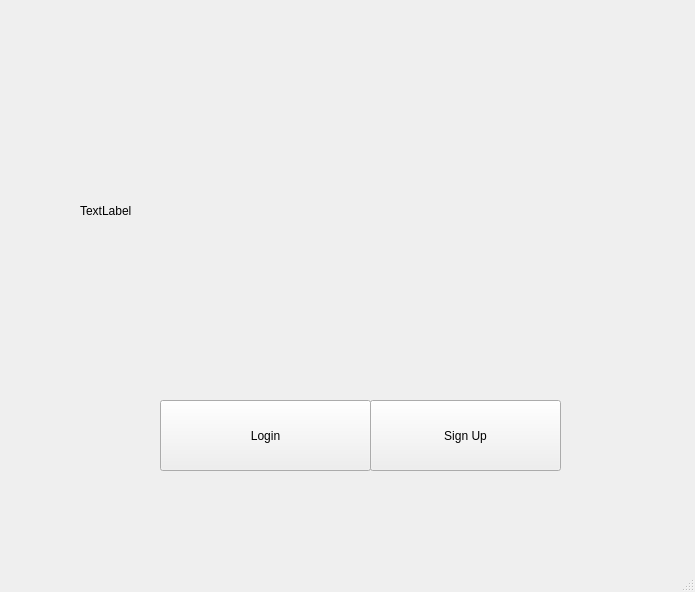
<?xml version="1.0" encoding="UTF-8"?>
<ui version="4.0">
 <class>MainWindow</class>
 <widget class="QMainWindow" name="MainWindow">
  <property name="geometry">
   <rect>
    <x>0</x>
    <y>0</y>
    <width>695</width>
    <height>592</height>
   </rect>
  </property>
  <property name="windowTitle">
   <string>MainWindow</string>
  </property>
  <widget class="QWidget" name="centralwidget">
   <widget class="QPushButton" name="Login">
    <property name="geometry">
     <rect>
      <x>160</x>
      <y>400</y>
      <width>211</width>
      <height>71</height>
     </rect>
    </property>
    <property name="text">
     <string>Login</string>
    </property>
   </widget>
   <widget class="QPushButton" name="SignUp">
    <property name="geometry">
     <rect>
      <x>370</x>
      <y>400</y>
      <width>191</width>
      <height>71</height>
     </rect>
    </property>
    <property name="text">
     <string>Sign Up</string>
    </property>
   </widget>
   <widget class="QLabel" name="Logo">
    <property name="geometry">
     <rect>
      <x>80</x>
      <y>70</y>
      <width>541</width>
      <height>281</height>
     </rect>
    </property>
    <property name="text">
     <string>TextLabel</string>
    </property>
   </widget>
  </widget>
  <widget class="QMenuBar" name="menubar">
   <property name="geometry">
    <rect>
     <x>0</x>
     <y>0</y>
     <width>695</width>
     <height>26</height>
    </rect>
   </property>
  </widget>
  <widget class="QStatusBar" name="statusbar"/>
 </widget>
 <resources/>
 <connections/>
</ui>
